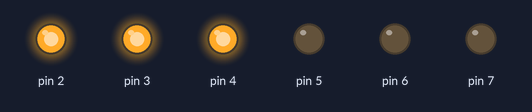
Simulated run of this sketch. Board: Arduino Uno, built with avr-gcc and run on an emulated ATmega328P. On the bench: output pins drawn as LEDs (lit = HIGH).

Above: at 0.1 s.
At 0.9 s:
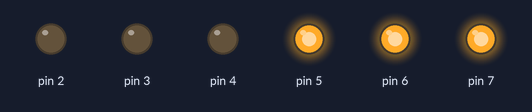
At 3.5 s:
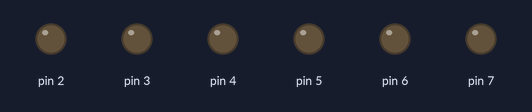
Timing chart, 0 to 4.6 s (numbered marks = the images above):
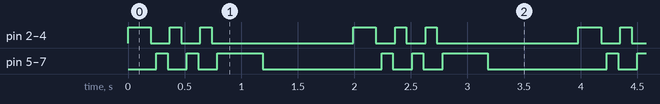

The sketch:

Jojo_theme.ino
```cpp
void setup() {
  // put your setup code here, to run once:
  pinMode(2,OUTPUT);
  pinMode(3,OUTPUT);
  pinMode(4,OUTPUT);
  pinMode(5,OUTPUT);
  pinMode(6,OUTPUT);
  pinMode(7,OUTPUT);

}


void loop() {
  digitalWrite(2, HIGH); digitalWrite(3, HIGH); digitalWrite(4, HIGH);
  delay(200);
  digitalWrite(2, LOW);  digitalWrite(3, LOW);  digitalWrite(4, LOW);
  delay(50);
  digitalWrite(5, HIGH); digitalWrite(6, HIGH); digitalWrite(7, HIGH);
  delay(100);
  digitalWrite(5, LOW);  digitalWrite(6, LOW);  digitalWrite(7, LOW);
  delay(20);
  digitalWrite(2, HIGH); digitalWrite(3, HIGH); digitalWrite(4, HIGH);
  delay(100);
  digitalWrite(2, LOW);  digitalWrite(3, LOW);  digitalWrite(4, LOW);
  delay(50);
  digitalWrite(5, HIGH); digitalWrite(6, HIGH); digitalWrite(7, HIGH);
  delay(100);
  digitalWrite(5, LOW);  digitalWrite(6, LOW);  digitalWrite(7, LOW);
  delay(20);
  digitalWrite(2, HIGH); digitalWrite(3, HIGH); digitalWrite(4, HIGH);
  delay(100);
  digitalWrite(2, LOW);  digitalWrite(3, LOW);  digitalWrite(4, LOW);
  delay(50);
  digitalWrite(5, HIGH); digitalWrite(6, HIGH); digitalWrite(7, HIGH);
  delay(400);
  digitalWrite(5, LOW);  digitalWrite(6, LOW);  digitalWrite(7, LOW);
  delay(800);
}
```

Measured:
- by itself, pin 2–4: repeats every 2.0 s: 2 × (LOW 0.17 s, HIGH 0.10 s), LOW 1.3 s, HIGH 0.20 s
- by itself, pin 5–7: repeats every 2.0 s: LOW 0.17 s, HIGH 0.10 s, LOW 0.17 s, HIGH 0.40 s, LOW 1.1 s, HIGH 0.10 s
- by itself, everything shown: repeats every 2.0 s, in 10 steps
